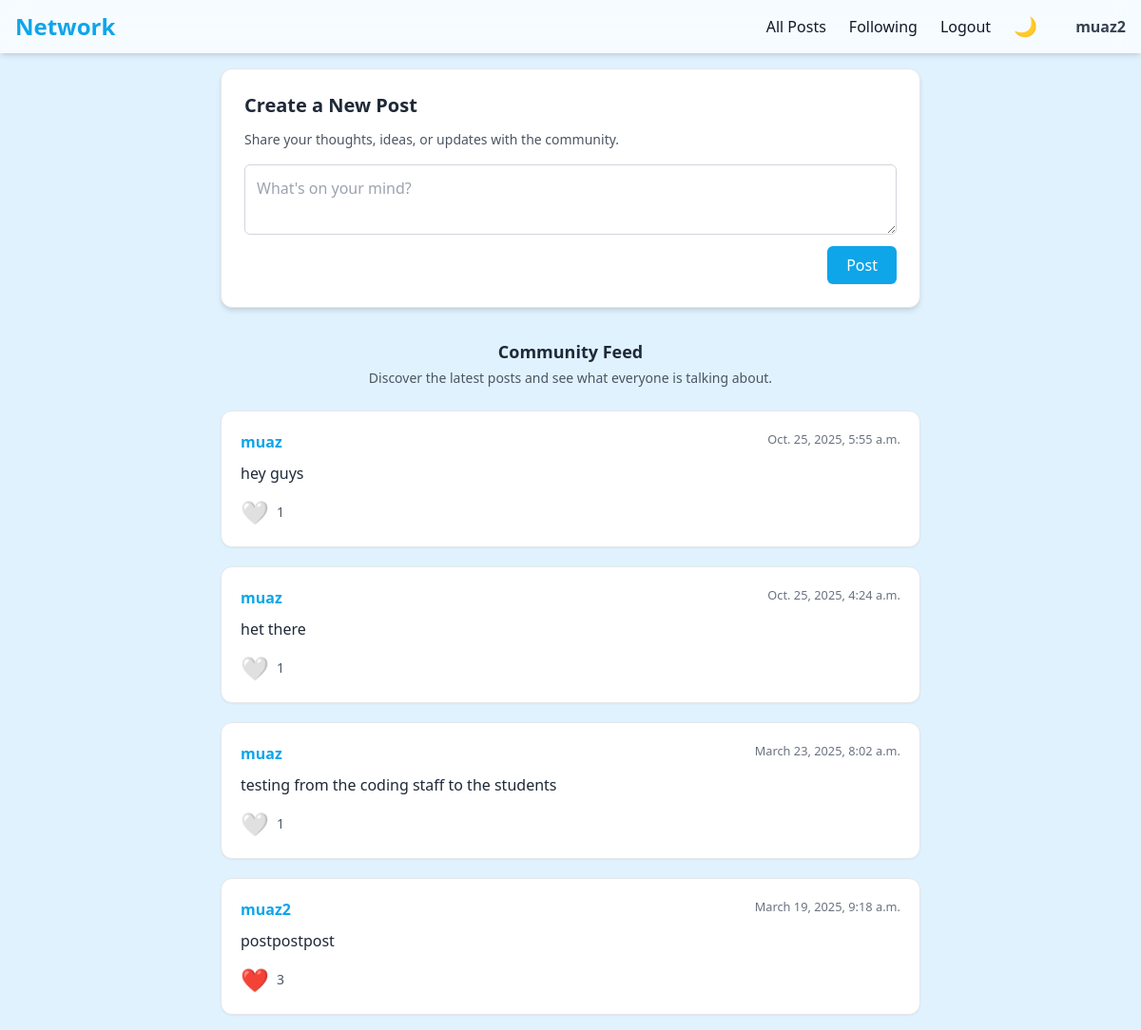
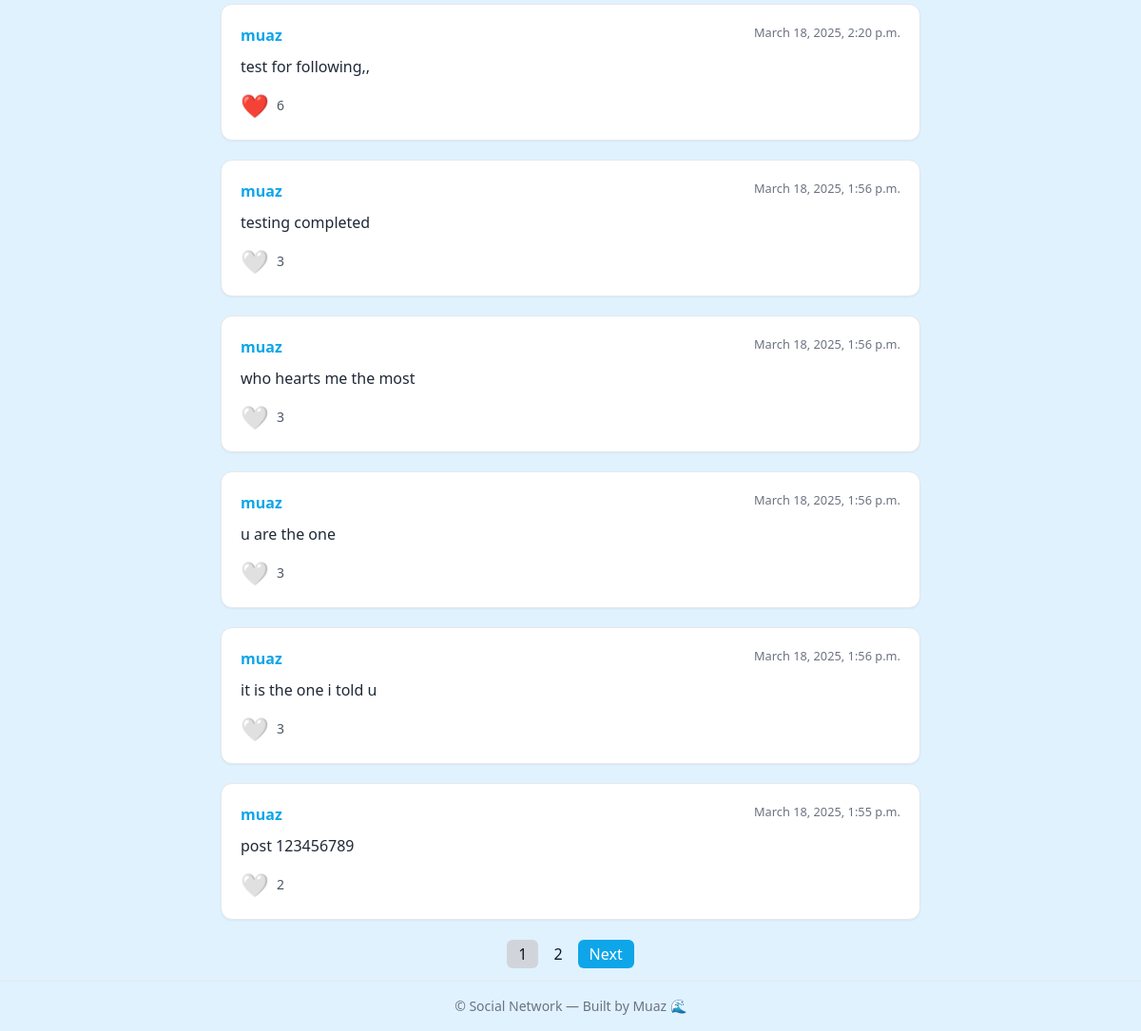
Page / (signed in) on the committed database (2 pictures, top to bottom).
### network/models.py (models this page shows)
class User(AbstractUser):
    pass

class Posts(models.Model):
    newpost=models.TextField()
    creator=models.ForeignKey(User, on_delete=models.CASCADE,related_name="Allposts")
    likes = models.IntegerField(default=0)
    liked_by=models.ManyToManyField(User,related_name="likedpost",blank=True)
    timestamp= models.DateTimeField(auto_now_add=True)

### network/views.py (the view)
# urls.py: path("", views.index, name="index"),
def index(request):
    items = Posts.objects.all().order_by('-timestamp')
    paginator=Paginator(items,10)
    page=request.GET.get('page', 1)
    query=paginator.get_page(page)
    return render(request, "network/index.html", {"query": query})

### network/templates/network/index.html (shortened to what this page needs)
{% extends "network/layout.html" %}
{% block body %}
<div class="max-w-3xl mx-auto mb-8">
    {% if user.is_authenticated %}
    <div class="bg-white dark:bg-[#1E293B] p-6 rounded-xl shadow-md border border-gray-200 dark:border-gray-700 transition-colors duration-300">
        <h2 class="text-xl font-semibold text-gray-800 dark:text-gray-200 mb-3">Create a New Post</h2>
        <p class="text-gray-600 dark:text-gray-400 mb-4 text-sm">Share your thoughts, ideas, or updates with the community.</p>
        <form action="{% url 'newpost' %}" method="post" class="flex flex-col gap-3">
            <textarea name="content" placeholder="What's on your mind?"
                      class="border border-gray-300 dark:border-gray-600 rounded-md p-3 w-full focus:outline-none focus:ring-2 focus:ring-[#0EA5E9] dark:bg-[#0F172A] dark:text-gray-100 transition-colors duration-300"></textarea>
            <div class="flex justify-end">
                <button type="submit"
                        class="bg-[#0EA5E9] text-white px-5 py-2 rounded-md font-medium hover:bg-[#0284C7] transition-colors duration-200 shadow-sm">
                    Post
                </button>
            </div>
        </form>
    </div>
    {% endif %}
</div>
<div class="max-w-3xl mx-auto mb-6 text-center">
    <h3 class="text-lg font-semibold text-gray-800 dark:text-gray-200">Community Feed</h3>
    <p class="text-gray-600 dark:text-gray-400 text-sm mt-1">
        Discover the latest posts and see what everyone is talking about.
    </p>
</div>
<div class="flex flex-col gap-5 max-w-3xl mx-auto">
    {% for i in query %}
    <div class="bg-white dark:bg-[#1E293B] p-5 rounded-xl shadow-sm border border-gray-200 dark:border-gray-700 transition-colors duration-300">
        <div class="flex justify-between items-start mb-1">
            <a href="{% url 'profile' i.creator.id %}" class="font-semibold text-[#0EA5E9] hover:underline">{{ i.creator.username }}</a>
            <small class="text-gray-500 dark:text-gray-400">{{ i.timestamp }}</small>
        </div>
        <p class="mt-2 text-gray-800 dark:text-gray-200 leading-relaxed">{{ i.newpost }}</p>
        <div class="mt-3 flex items-center">
            <button
                class="like-button text-2xl focus:outline-none transition-colors duration-200"
                data-post-id="{{ i.id }}"
                {% if user in i.liked_by.all %}
                    style="color:red;"
                {% else %}
                    style="color:white;"
                {% endif %}>
                {% if user in i.liked_by.all %}
                    ❤️
                {% else %}
                    🤍
                {% endif %}
            </button>
            <span class="ml-2 text-sm text-gray-600 dark:text-gray-400" id="likes-count-{{ i.id }}">{{ i.likes }}</span>
        </div>
    </div>
    {% empty %}
    <p class="text-center text-gray-500 dark:text-gray-400">No posts yet. Be the first to share something!</p>
    {% endfor %}
</div>
<div class="mt-6 flex justify-center max-w-3xl mx-auto">
    <nav>
        <ul class="flex gap-1">
            {% for page_num in query.paginator.page_range %}
                {% if query.number == page_num %}
                    <li>
                        <span class="px-3 py-1 rounded-md bg-gray-300 dark:bg-gray-600">{{ page_num }}</span>
                    </li>
                {% else %}
                    <li>
                        <a href="?page={{ page_num }}" class="px-3 py-1 rounded-md hover:bg-gray-200 dark:hover:bg-gray-700">{{ page_num }}</a>
                    </li>
                {% endif %}
            {% endfor %}
            {% if query.has_next %}
                <li>
                    <a href="?page={{ query.next_page_number }}" class="px-3 py-1 rounded-md bg-[#0EA5E9] text-white hover:bg-[#0284C7]">Next</a>
                </li>
            {% endif %}
        </ul>
    </nav>
</div>
{% endblock %}

### network/templates/network/layout.html (shortened to what this page needs)
{% load static %}
<!DOCTYPE html>
<html lang="en" class="scroll-smooth">
  <head>
    <script src="https://cdn.tailwindcss.com"></script>
  </head>
  <body
    class="bg-[#E0F2FE] dark:bg-[#0F172A] min-h-screen flex flex-col text-gray-900 dark:text-gray-100 transition-colors duration-300"
  >
    <nav
      class="bg-white/70 dark:bg-[#1E293B] backdrop-blur-md shadow-md sticky top-0 z-50 transition-colors duration-300"
    >
      <div
        class="max-w-7xl mx-auto px-4 py-3 flex justify-between items-center"
      >
        <a href="{% url 'index' %}" class="text-2xl font-bold text-[#0EA5E9]">Network</a>
        <ul class="hidden md:flex gap-6 items-center font-medium">
          <li><a href="{% url 'index' %}" class="hover:text-[#0EA5E9]">All Posts</a></li>
          {% if user.is_authenticated %}
            <li><a href="{% url 'following' %}" class="hover:text-[#0EA5E9]">Following</a></li>
            <li><a href="{% url 'logout' %}" class="hover:text-[#0EA5E9]">Logout</a></li>
          {% else %}
            <li><a href="{% url 'login' %}" class="hover:text-[#0EA5E9]">Login</a></li>
            <li><a href="{% url 'register' %}" class="hover:text-[#0EA5E9]">Register</a></li>
          {% endif %}
          <li>
            <button
              id="dark-toggle"
              class="text-xl focus:outline-none"
              aria-label="Toggle Dark Mode"
            >🌙</button>
          </li>
          {% if user.is_authenticated %}
          <li class="ml-4 text-gray-700 dark:text-gray-200 font-semibold">
            <a href="{% url 'profile' user.id %}">{{ user.username }}</a>
          </li>
          {% endif %}
        </ul>
      </div>
    </nav>
    <main class="flex-1 max-w-3xl mx-auto w-full p-4">
      {% block body %}{% endblock %}
    </main>
    <footer class="text-center text-sm text-gray-500 py-4 border-t dark:border-gray-700">
      © {{ now.year }} Social Network — Built by Muaz 🌊
    </footer>
  </body>
</html>

### rows in the picture
User: username "muaz2"
Posts: creator.username "muaz", timestamp "Oct. 25, 2025, 5:55 a.m.", newpost "hey guys", likes "1"
Posts: creator.username "muaz", timestamp "Oct. 25, 2025, 4:24 a.m.", newpost "het there", likes "1"
Posts: creator.username "muaz", timestamp "March 23, 2025, 8:02 a.m.", newpost "testing from the coding staff to the students", likes "1"
Posts: creator.username "muaz2", timestamp "March 19, 2025, 9:18 a.m.", newpost "postpostpost", likes "3"
Posts: creator.username "muaz", timestamp "March 18, 2025, 2:20 p.m.", newpost "test for following,,", likes "6"
Posts: creator.username "muaz", timestamp "March 18, 2025, 1:56 p.m.", newpost "testing completed", likes "3"
Posts: creator.username "muaz", timestamp "March 18, 2025, 1:56 p.m.", newpost "who hearts me the most", likes "3"
Posts: creator.username "muaz", timestamp "March 18, 2025, 1:56 p.m.", newpost "u are the one", likes "3"
Posts: creator.username "muaz", timestamp "March 18, 2025, 1:56 p.m.", newpost "it is the one i told u", likes "3"
Posts: creator.username "muaz", timestamp "March 18, 2025, 1:55 p.m.", newpost "post 123456789", likes "2"

### other values in the picture
{{ page_num }} "1"
{{ page_num }} "2"
